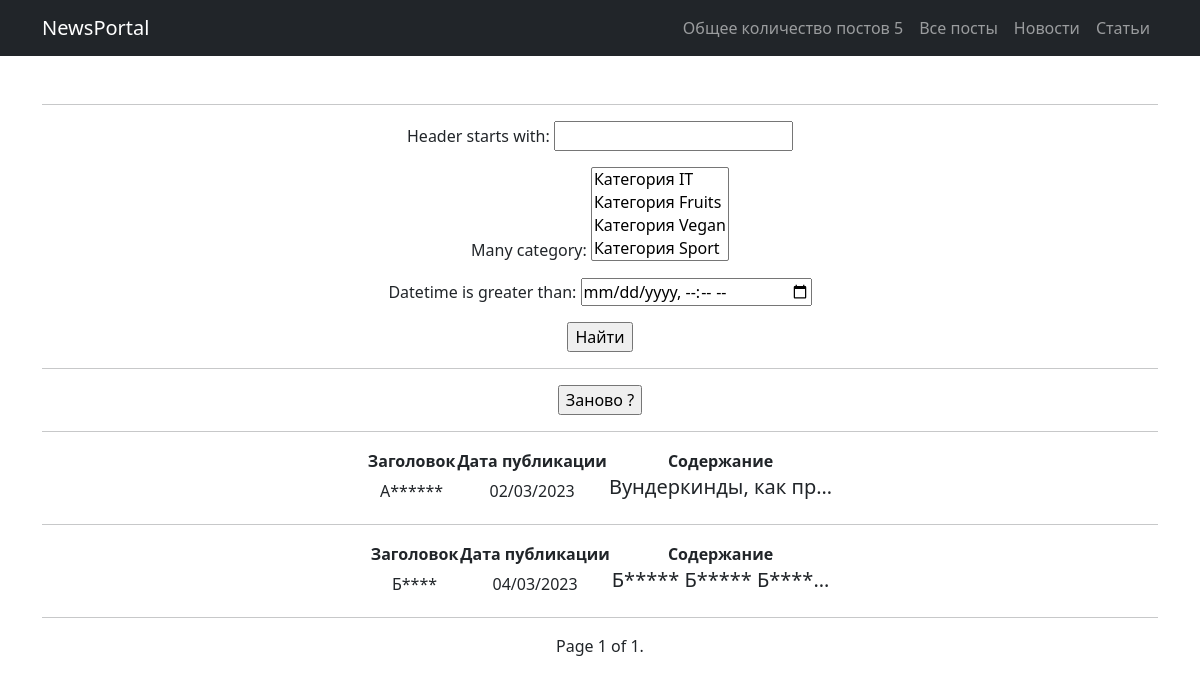
The app's page /news/search/ with its own data.
### news/models.py (models this page shows, shortened)
class Post(models.Model):
    article = 'AT'
    news = 'NW'
    TYPE = [(article, 'Статья'), (news, 'Новость')]
    many_author = models.ForeignKey(Author, on_delete=models.CASCADE)
    article_or_news = models.CharField(max_length=2, choices=TYPE, default=article)
    datetime = models.DateTimeField(auto_now_add=True)
    many_category = models.ManyToManyField(Category, through="PostCategory")
    header = models.CharField(max_length=150)
    text = models.TextField()
    rating = models.SmallIntegerField(default=0)

### news/views.py (the view, shortened to what this page needs)
# urls.py: path('news/search/', Search.as_view()),
class Search(ListView):
    model = Post
    ordering = 'datetime'
    template_name = 'flatpages/search.html'
    context_object_name = 'info'
    paginate_by = 10
    def get_queryset(self):
        queryset = super().get_queryset()
        self.filterset = PostFilter(self.request.GET, queryset)
        return self.filterset.qs
    def get_context_data(self, **kwargs):
        context = super().get_context_data(**kwargs)
        context['filterset'] = self.filterset
        return context

### news/models.py (called while the page is built)
    def __str__(self):
        return f"Категория {self.name_category}"

### news/templatetags/custom_filter1.py (called while the page is built)
@register.filter()
def length(words):
    return f"{len(words)}"

### news/templatetags/custom_filter2.py (called while the page is built)
@register.filter()
def post_time(date):
    return date.strftime("%d/%m/%Y")

### news/templatetags/custom_filter3.py (called while the page is built)
@register.filter()
def censor(value):
    finder = value.split()
    for _ in finder:
        if isinstance(_, str):
            if _.lower().replace(".", "").replace(",", "").replace(";", "").replace(":", "") in censor_words:
                finder[finder.index(_)] = (_[0] + len(_[1:]) * "*")
            else:
                continue
        else:
            continue
    return " ".join(finder)

### templates/flatpages/search.html (shortened to what this page needs)
{% extends 'flatpages/index.html' %}
{% load custom_filter1 %}
{% load custom_filter2 %}
{% load custom_filter3 %}
{% load custom_tags %}
{% block allpost %}
    {{info|length}}
{% endblock allpost %}
{% block content %}
    <hr>
    <form method="get">
        {{ filterset.form.as_p }}
        <input type="submit" value="Найти"/>
    </form>
    <hr>
    <form action="/news/search">
        <input type="submit" value="Заново ?"/>
    </form>
    <hr>
    {% if info %}
        {% for i in info %}
            {% if i.article_or_news == "NW" %}
                <table class="editorDemoTable" style="margin-left: auto; margin-right: auto;">
                    <tbody>
                        <tr>
                            <td><strong>Заголовок</strong></td>
                            <td><strong>Дата публикации</strong></td>
                            <td><strong>Содержание</strong></td>
                        </tr>
                        <tr>
                            <td>{{ i.header|censor|truncatechars:10 }}</td>
                            <td>{{ i.datetime|post_time }}</td>
                            <td><h5>{{ i.text|censor|truncatechars:20 }}</h5></td>
                        </tr>
                    </tbody>
                </table>
                <hr>
            {% endif %}
        {% endfor %}
    {% endif %}
    <span class="current">
        Page {{ page_obj.number }} of {{ page_obj.paginator.num_pages }}.
    </span>
{% endblock content %}

### records on screen
Post: header|censor "А******", datetime|post_time "02/03/2023", text|censor "Вундеркинды, как пр…"
Post: header|censor "Б****", datetime|post_time "04/03/2023", text|censor "Б***** Б***** Б****…"

### other values on screen
{{ info|length }} "5"
{{ page_obj.number }} "1"
{{ page_obj.paginator.num_pages }} "1"
